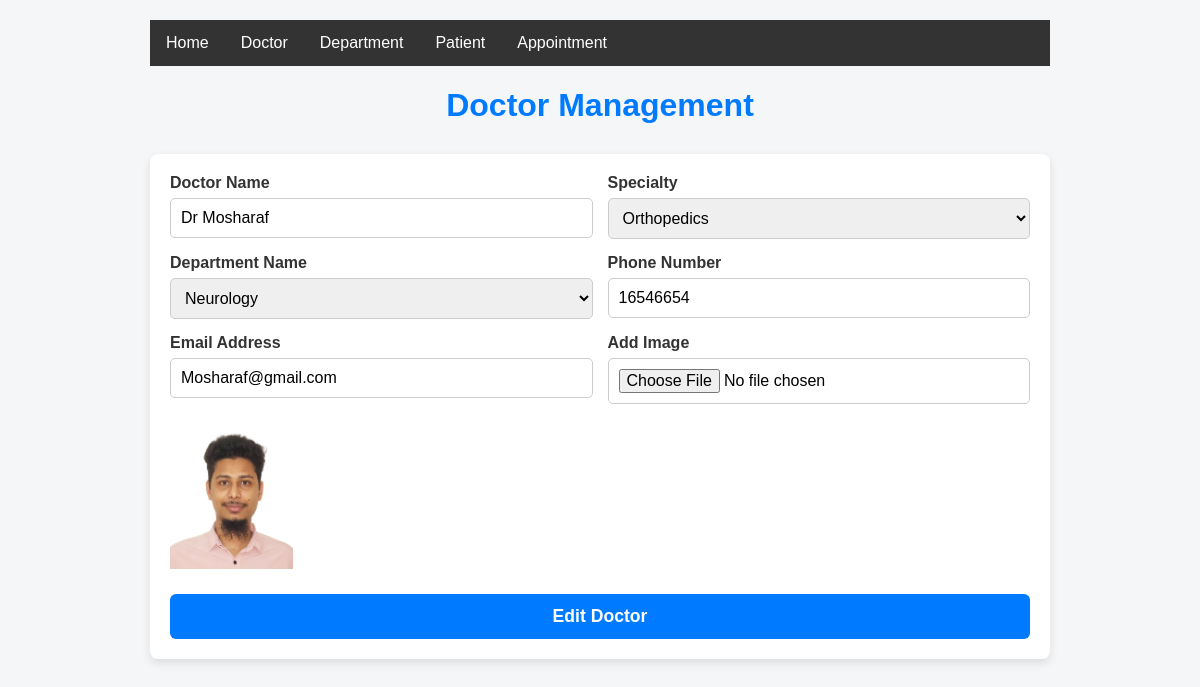
Screenshot of /DoctoreditPage/7 with the database file from the repository.
### myApp/models.py (models this page shows, shortened)
class DoctorModel(models.Model):
    DoctorName=models.CharField(max_length=100,null=True)
    Specialization=models.CharField(max_length=100,null=True)
    phone=models.CharField(max_length=100,null=True)
    email=models.EmailField(max_length=100,null=True)
    department=models.ForeignKey(DepartmentModel,max_length=100,null=True,on_delete=models.CASCADE,related_name="my_department")
    doctor_image=models.ImageField(null=True,upload_to="Media/Doctor_Picture")

class DepartmentModel(models.Model):
    DepartmentName=models.CharField(max_length=100,null=True)
    DepartmentDescription=models.TextField(max_length=100,null=True)

### myApp/views.py (the view, shortened to what this page needs)
# urls.py: path('DoctoreditPage/<int:id>',DoctoreditPage,name="DoctoreditPage"),
def DoctoreditPage(request,id):
    departments=DepartmentModel.objects.all()
    doctor=DoctorModel.objects.get(id=id)
    context={
        'departments':departments,
        'doctor':doctor,
    }
    return render(request,"DoctoreditPage.html",context)

### Templates/DoctoreditPage.html (shortened to what this page needs)
{% extends 'base.html' %}
{% block body %}
<h1>Doctor Management</h1>
  <form method="POST" action="" enctype="multipart/form-data">
    <div>
      <label for="name">Doctor Name</label>
      <input type="text" id="name" value="{{doctor.DoctorName}}" name="name" placeholder="Enter Name" required />
    </div>
    <div>
      <label for="specialty">Specialty</label>
      <select id="specialty" name="specialty" required>
        <option value="Orthopedics" {% if doctor.Specialization == 'Orthopedics' %}selected{% endif %} > Orthopedics</option>
      </select>
    </div>
     <div>
      <label for="specialty">Department Name</label>
      <select id="specialty" name="Departmet_id" required>
        {% for i in departments %}
        <option value="{{i.id}}"
        {% if doctor.department.id == i.id %}
          selected
        {% endif %}
           >{{i.DepartmentName}}</option>
        {% endfor %}
      </select>
    </div>
    <div>
      <label for="phone">Phone Number</label>
      <input type="tel" id="phone" name="phone" value="{{doctor.phone}}" placeholder="+1234567890" required />
    </div>
    <div>
      <label for="email">Email Address</label>
      <input type="email" id="email" name="email" value="{{doctor.email}}" placeholder="doctor@example.com" required />
    </div>
    <div>
      <label for="email">Add Image</label>
      <input type="file" id="email" name="new_Image" />
    </div>
     {% if doctor.doctor_image %}
            <img src="{{doctor.doctor_image.url}}" height="150px" alt="">
        {% endif %}
    <button type="submit">Edit Doctor</button>
  </form>
{% endblock body %}

### Templates/base.html (style rules this page uses)
body { margin: 0; padding: 0; }

### Templates/DoctoreditPage.html (style rules this page uses)
body { font-family: Arial, sans-serif; background-color: #f4f6f8; margin: 0; padding: 20px; max-width: 900px; margin-left: auto; margin-right: auto; }
h1 { color: #007bff; text-align: center; margin-bottom: 30px; }
form { background: white; padding: 20px; border-radius: 8px; box-shadow: 0 4px 10px rgba(0,0,0,0.1); margin-bottom: 30px; display: grid; grid-template-columns: 1fr 1fr; gap: 15px; }
label { display: block; font-weight: 600; margin-bottom: 6px; color: #333; }
input, select { padding: 10px; border-radius: 5px; border: 1px solid #ccc; font-size: 1rem; width: 100%; box-sizing: border-box; }
button { grid-column: 1 / -1; padding: 12px; background-color: #007bff; color: white; border: none; font-size: 1.1rem; font-weight: 700; border-radius: 6px; cursor: pointer; transition: background-color 0.3s ease; margin-top: 10px; }

### rows the page displays
DoctorModel: name "Dr Mosharaf", specialty "Orthopedics", Departmet_id "Neurology", phone "16546654", email "Mosharaf@gmail.com", doctor_image (picture)
